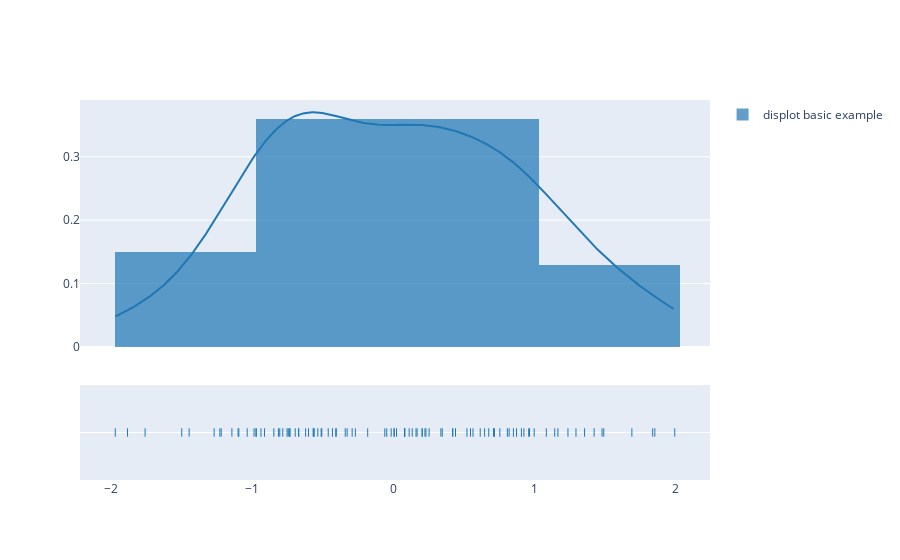

The notebook cell this image was saved under:
### Markdown cell above
Ans: The displot figure factory displays a combination of statistical representations of numerical data, such as histogram,
     kernal, density, estimation or normal curve, and rug plot.

### Code cell
from plotly.figure_factory import create_distplot
import numpy as np
x=np.random.randn(100)
hist_data=[x]
group_labels=['displot basic example']
fig=create_distplot(hist_data,group_labels)
fig.show()

### Figure 1 — Plotly figure (JSON) as saved in the notebook; plotly's stock layout.template omitted (floating-point values rounded to 4 significant figures; data arrays with more than 128 entries replaced by an {"elided": "..."} marker saying what was removed)
{"data": [{"autobinx": false, "histnorm": "probability density", "legendgroup": "displot basic example", "marker": {"color": "rgb(31, 119, 180)"}, "name": "displot basic example", "opacity": 0.7, "type": "histogram", "x": [0.1117, -0.5681, -0.8048, -0.01574, -0.9733, -1.1, 1.422, -0.04708, -0.8466, 0.3462, 1.689, -0.5611, 0.4195, 1.993, 0.07837, -0.341, -0.8143, -1.269, 1.852, -1.229, 0.08108, -0.5646, -0.5117, 0.9242, -0.6953, 0.2236, 0.9972, -0.06092, -0.9128, 0.6752, 0.4398, -1.759, 0.6148, 0.4205, -0.292, -0.182, 0.0224, 0.2043, 0.7539, -1.883, 0.9581, -0.753, -0.4316, -0.9377, 0.521, 1.836, -0.7834, 0.5637, 0.2034, -1.97, 0.07958, 0.2305, 1.478, -0.5354, -0.9868, 0.2529, 0.1678, 0.004677, 0.3361, -1.219, -0.6708, 0.7146, 0.1333, 1.165, 0.8074, 1.293, -1.035, 0.6459, -0.601, -1.446, 0.5461, 1.236, -0.4081, -0.5071, -0.4046, -0.7348, 0.8199, -0.2693, 0.006489, -0.732, -1.144, 0.8718, 1.354, -0.7444, -0.6711, -1.499, 0.9643, -0.3276, 1.49, 0.8498, -1.095, 0.1601, -0.4614, 0.7135, 1.083, -0.9706, 0.7093, 1.142, -0.6215, 0.9066], "xaxis": "x", "xbins": {"end": 1.993, "size": 1, "start": -1.97}, "yaxis": "y"}, {"legendgroup": "displot basic example", "marker": {"color": "rgb(31, 119, 180)"}, "mode": "lines", "name": "displot basic example", "showlegend": false, "type": "scatter", "x": {"elided": "500 float values"}, "xaxis": "x", "y": {"elided": "500 float values"}, "yaxis": "y"}, {"legendgroup": "displot basic example", "marker": {"color": "rgb(31, 119, 180)", "symbol": "line-ns-open"}, "mode": "markers", "name": "displot basic example", "showlegend": false, "type": "scatter", "x": [0.1117, -0.5681, -0.8048, -0.01574, -0.9733, -1.1, 1.422, -0.04708, -0.8466, 0.3462, 1.689, -0.5611, 0.4195, 1.993, 0.07837, -0.341, -0.8143, -1.269, 1.852, -1.229, 0.08108, -0.5646, -0.5117, 0.9242, -0.6953, 0.2236, 0.9972, -0.06092, -0.9128, 0.6752, 0.4398, -1.759, 0.6148, 0.4205, -0.292, -0.182, 0.0224, 0.2043, 0.7539, -1.883, 0.9581, -0.753, -0.4316, -0.9377, 0.521, 1.836, -0.7834, 0.5637, 0.2034, -1.97, 0.07958, 0.2305, 1.478, -0.5354, -0.9868, 0.2529, 0.1678, 0.004677, 0.3361, -1.219, -0.6708, 0.7146, 0.1333, 1.165, 0.8074, 1.293, -1.035, 0.6459, -0.601, -1.446, 0.5461, 1.236, -0.4081, -0.5071, -0.4046, -0.7348, 0.8199, -0.2693, 0.006489, -0.732, -1.144, 0.8718, 1.354, -0.7444, -0.6711, -1.499, 0.9643, -0.3276, 1.49, 0.8498, -1.095, 0.1601, -0.4614, 0.7135, 1.083, -0.9706, 0.7093, 1.142, -0.6215, 0.9066], "xaxis": "x", "y": ["displot basic example", "displot basic example", "displot basic example", "displot basic example", "displot basic example", "displot basic example", "displot basic example", "displot basic example", "displot basic example", "displot basic example", "displot basic example", "displot basic example", "displot basic example", "displot basic example", "displot basic example", "displot basic example", "displot basic example", "displot basic example", "displot basic example", "displot basic example", "displot basic example", "displot basic example", "displot basic example", "displot basic example", "displot basic example", "displot basic example", "displot basic example", "displot basic example", "displot basic example", "displot basic example", "displot basic example", "displot basic example", "displot basic example", "displot basic example", "displot basic example", "displot basic example", "displot basic example", "displot basic example", "displot basic example", "displot basic example", "displot basic example", "displot basic example", "displot basic example", "displot basic example", "displot basic example", "displot basic example", "displot basic example", "displot basic example", "displot basic example", "displot basic example", "displot basic example", "displot basic example", "displot basic example", "displot basic example", "displot basic example", "displot basic example", "displot basic example", "displot basic example", "displot basic example", "displot basic example", "displot basic example", "displot basic example", "displot basic example", "displot basic example", "displot basic example", "displot basic example", "displot basic example", "displot basic example", "displot basic example", "displot basic example", "displot basic example", "displot basic example", "displot basic example", "displot basic example", "displot basic example", "displot basic example", "displot basic example", "displot basic example", "displot basic example", "displot basic example", "displot basic example", "displot basic example", "displot basic example", "displot basic example", "displot basic example", "displot basic example", "displot basic example", "displot basic example", "displot basic example", "displot basic example", "displot basic example", "displot basic example", "displot basic example", "displot basic example", "displot basic example", "displot basic example", "displot basic example", "displot basic example", "displot basic example", "displot basic example"], "yaxis": "y2"}], "layout": {"barmode": "overlay", "hovermode": "closest", "legend": {"traceorder": "reversed"}, "xaxis": {"anchor": "y2", "domain": [0, 1], "zeroline": false}, "yaxis": {"anchor": "free", "domain": [0.35, 1], "position": 0}, "yaxis2": {"anchor": "x", "domain": [0, 0.25], "dtick": 1, "showticklabels": false}}}
